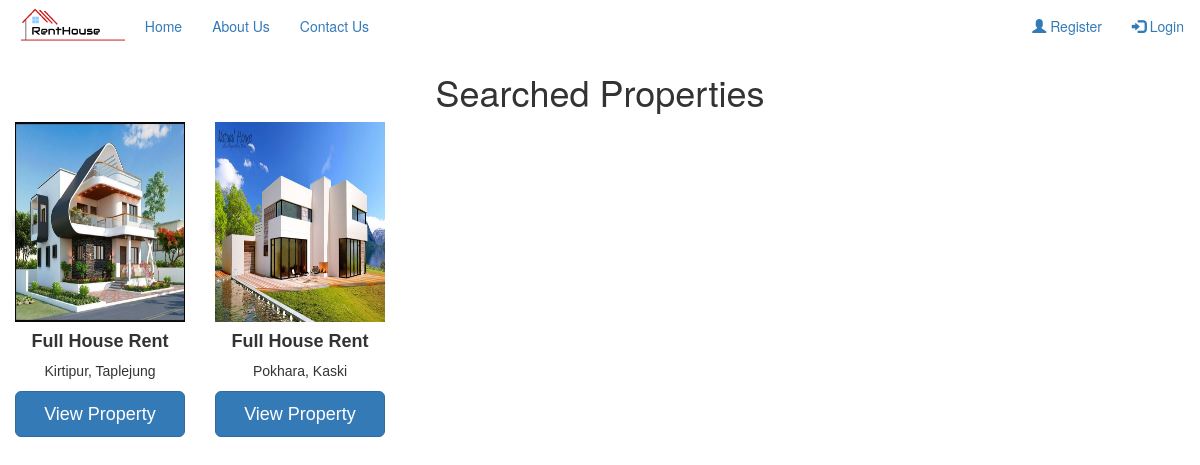
/search-property.php, run on the app's committed database.
### tables this page shows
CREATE TABLE `add_property` (
  `property_id` int(10) NOT NULL,
  `country` varchar(50) NOT NULL,
  `province` varchar(50) NOT NULL,
  `zone` varchar(50) NOT NULL,
  `district` varchar(50) NOT NULL,
  `city` varchar(100) NOT NULL,
  `vdc_municipality` varchar(50) NOT NULL,
  `ward_no` int(10) NOT NULL,
  `tole` varchar(100) NOT NULL,
  `contact_no` bigint(10) NOT NULL,
  `property_type` varchar(50) NOT NULL,
  `estimated_price` bigint(10) NOT NULL,
  `total_rooms` int(10) NOT NULL,
  `bedroom` int(10) NOT NULL,
  `living_room` int(10) NOT NULL,
  `kitchen` int(10) NOT NULL,
  `bathroom` int(10) NOT NULL,
  `description` varchar(2000) NOT NULL,
  `latitude` decimal(9,6) NOT NULL,
  `longitude` decimal(9,6) NOT NULL,
  `owner_id` int(10) NOT NULL
);

CREATE TABLE `property_photo` (
  `property_photo_id` int(12) NOT NULL,
  `p_photo` varchar(500) NOT NULL,
  `property_id` int(11) NOT NULL
);

### search-property.php (the view, shortened to what this page needs)
<?php
include("navbar.php");
 ?>
 <?php
include("config/config.php");
 ?>
<!DOCTYPE html>
<html>
<head>
</head>
<body>
<?php
$q_string = $_POST['search_property'];
$sql="SELECT * FROM add_property where concat(zone,district,province,city,tole,property_type,country) like '%$q_string%'";
    $query=mysqli_query($db,$sql);
    echo '<center><h1>Searched Properties</h1></center>';
    if(mysqli_num_rows($query)>0)
    {
      while ($rows=mysqli_fetch_assoc($query)) {
        $property_id=$rows['property_id'];
?>
<div class="col-sm-2">
<div class="card">
<?php
        $sql2="SELECT * FROM property_photo where property_id='$property_id'";
    $query2=mysqli_query($db,$sql2);
    if(mysqli_num_rows($query2)>0)
    {
      $row=mysqli_fetch_assoc($query2);
        $photo=$row['p_photo'];
        echo  '<img class="image" src="owner/'.$photo.'">'; }?>
  <h4><b><?php echo $rows['property_type']; ?></b></h4>
  <p><?php echo $rows['city'].', '.$rows['district'] ?></p>
  <p><?php echo '<a href="view-property.php?property_id='.$rows['property_id'].'"  class="btn btn-lg btn-primary btn-block" >View Property </a><br>'; ?></p><br>
</div>
</div>
</body>
</html>
<?php
}
    }
    else{
    	echo "<center><h3>Searched Property not found...</h3></center>";
    }
    ?>

### search-property.php (style rules this page uses)
.card { box-shadow: 0 4px 8px 0 rgba(0, 0, 0, 0.2); max-width: 100%; min-width: 100%; margin: auto; text-align: center; font-family: arial; display: inline; }
.btn { width: 100%; }
.image { min-width: 100%; min-height: 200px; max-width: 100%; max-height:200px; }

### data on the page
add_property: property_photo.p_photo (picture), property_type "Full House Rent", city "Kirtipur", district "Taplejung"
add_property: property_photo.p_photo (picture), property_type "Full House Rent", city "Pokhara", district "Kaski"
